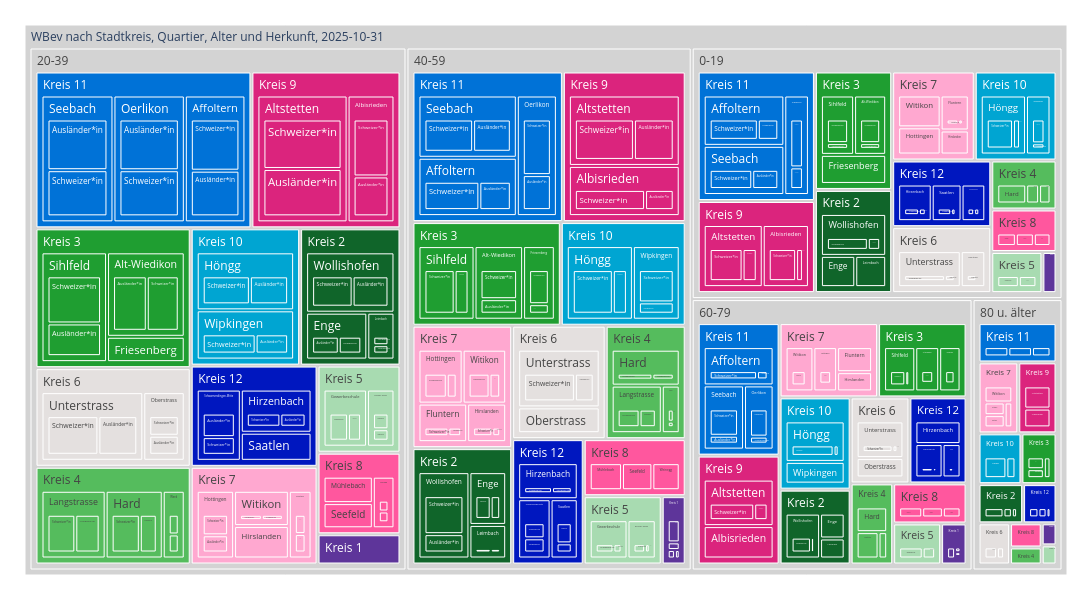

Notebook code for this chart:
### Code cell
treeMap2 = mypy_dv.plot_px_treemap(
    data=myTreemapAgg.loc[time_slot].reset_index().sort_values("AlterV20ueber80Sort_noDM", ascending=True)
    ,levels=['AlterV20ueber80Kurz_noDM','KreisLang','QuarLang','HerkunftLang']
    ,values="sum_WBev"
    ,color="KreisLang"
    #, color_continuous_scale='Blues'
    ,color_discrete_map=farben_dict_zc
    ,height=600
    ,width=1100               
    #,margin_val_bottom=25
    ,myHeaderTitle="WBev nach Stadtkreis, Quartier, Alter und Herkunft, "+time_slot

)
treeMap2

### Figure 1 — Plotly figure (JSON) as saved in the notebook; plotly's stock layout.template omitted (floating-point values rounded to 4 significant figures; data arrays with more than 128 entries replaced by an {"elided": "..."} marker saying what was removed)
{"data": [{"branchvalues": "total", "customdata": {"elided": "576x1 str values"}, "domain": {"x": [0, 1], "y": [0, 1]}, "hovertemplate": "%{label}<br><br>Anzahl:<br>%{value}<extra></extra>", "ids": {"elided": "576 str values"}, "labels": {"elided": "576 str values"}, "marker": {"colors": {"elided": "576 str values"}}, "name": "", "parents": {"elided": "576 str values"}, "root": {"color": "grey"}, "type": "treemap", "values": {"elided": "576 int values"}}], "layout": {"height": 600, "legend": {"tracegroupgap": 0}, "margin": {"b": 25, "l": 25, "r": 25, "t": 25}, "width": 1100}}
